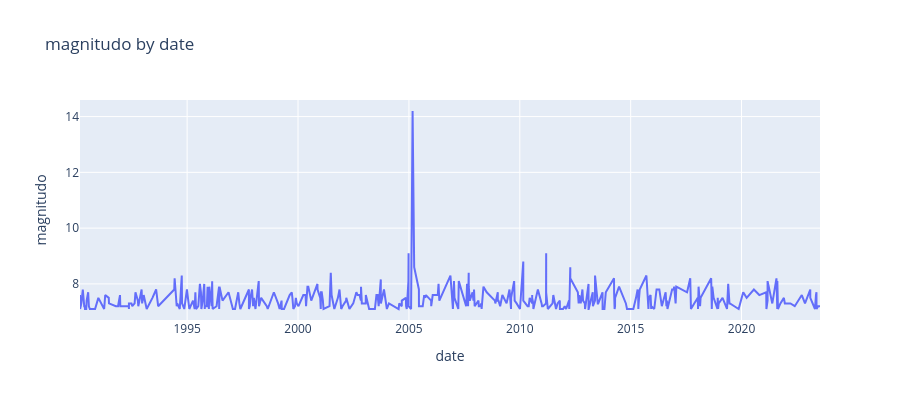

Notebook source saved alongside this figure:
### Markdown cell above
### Step 9 — Magnitude Trend for Strong Earthquakes
Group earthquakes with magnitude > 7 by date, sum their magnitudes, and plot the result as an interactive line chart.

### Code cell
import plotly.express as px

# Group high-magnitude earthquakes by date and sum magnitudes
magnitudo_date = filtered_magnitudo.groupby('date')['magnitudo'].sum().reset_index()

# Line plot: cumulative magnitude over time for earthquakes > 7
fig = px.line(
    magnitudo_date,
    x='date', y='magnitudo',
    title='Total Magnitude of Earthquakes > 7 Over Time',
    labels={'date': 'Date', 'magnitudo': 'Total Magnitude'}
)
fig.show()

### Figure 1 — Plotly figure (JSON) as saved in the notebook; plotly's stock layout.template omitted (floating-point values rounded to 4 significant figures; data arrays with more than 128 entries replaced by an {"elided": "..."} marker saying what was removed)
{"data": [{"hovertemplate": "date=%{x}<br>magnitudo=%{y}<extra></extra>", "legendgroup": "", "line": {"color": "#636efa", "dash": "solid"}, "marker": {"symbol": "circle"}, "mode": "lines", "name": "", "orientation": "v", "showlegend": false, "type": "scatter", "x": {"elided": "395 str values"}, "xaxis": "x", "y": {"elided": "395 float values"}, "yaxis": "y"}], "layout": {"height": 400, "legend": {"tracegroupgap": 0}, "title": {"text": "magnitudo by date"}, "xaxis": {"anchor": "y", "domain": [0, 1], "title": {"text": "date"}}, "yaxis": {"anchor": "x", "domain": [0, 1], "title": {"text": "magnitudo"}}}}
